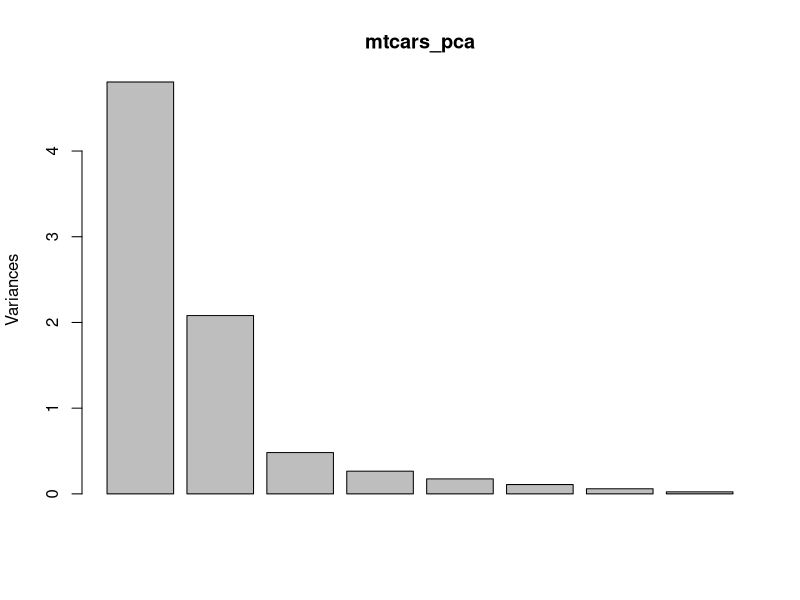
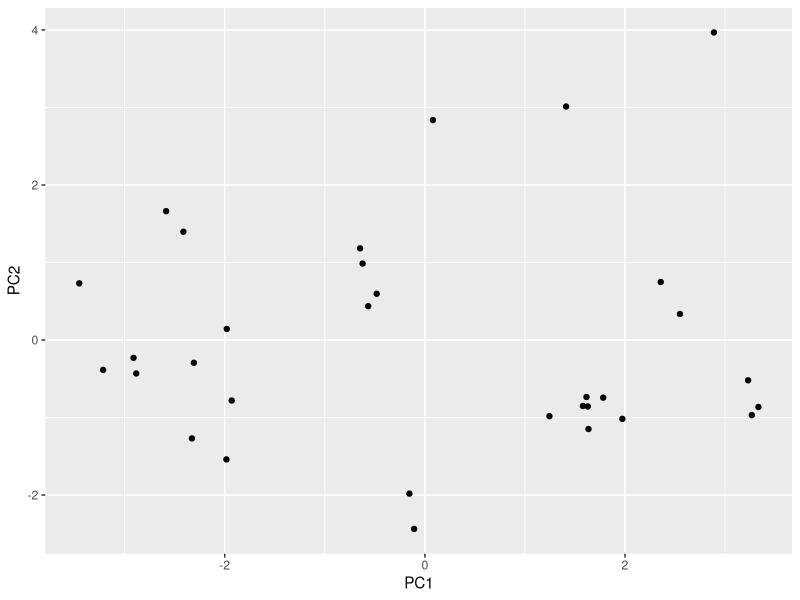

Generate these figures, in order, with R:
## ---- chunk 1
library(tidyverse)
## ---- chunk 2
# Removing am and vs because they are categorical variables
# Removing mpg because we will use it later to show how we can use PCA
mtcars_scaled <- select(mtcars, -mpg, -am, -vs) %>% scale

head(mtcars_scaled)
## ---- chunk 3
mtcars_pca <- prcomp(mtcars_scaled)

summary(mtcars_pca)
## ---- chunk 4
plot(mtcars_pca)
## ---- chunk 5
head(mtcars_pca$x)

# This is stored as a matrix. Good for mathematical functions, not so 
# good for tidyverse manipulation and plotting. So we will convert it.
mtcars_pca_plot <- mtcars_pca$x %>% 
  as_tibble(rownames = "car") %>% 
  ggplot(aes(x = PC1, y = PC2)) +
  geom_point() 

mtcars_pca_plot
## ---- chunk 6
mtcars_pca$rotation
## ---- chunk 7
# . is a shortcut for "all other variables"
lm(mpg ~ ., data = mtcars) %>% 
  summary()
## ---- chunk 8
#Combine
rotated_mtcars <- as_tibble(mtcars_pca$x)
rotated_mtcars$mpg <- mtcars$mpg

#Model
lm(mpg ~ ., data = rotated_mtcars) %>% 
  summary()
